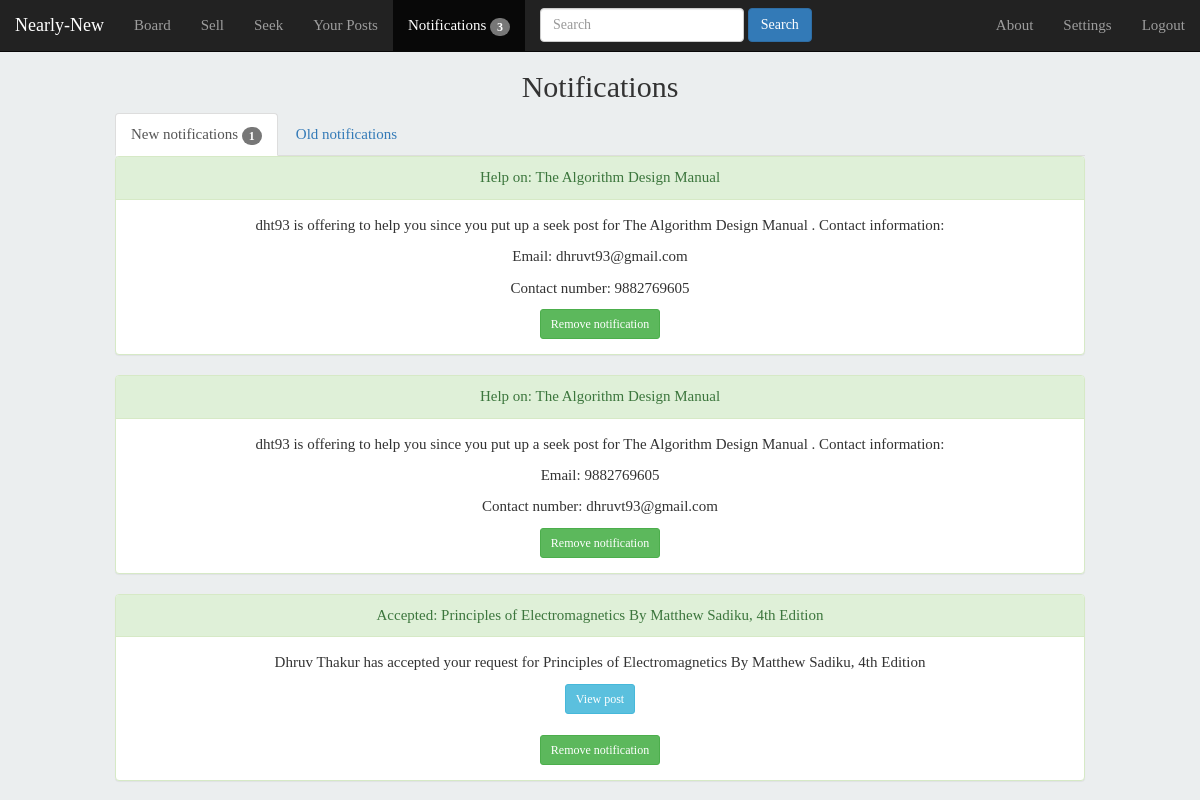
/notifications/ (signed in), run on the app's committed database.
### tables this page shows
CREATE TABLE help_out (help_id INTEGER NOT NULL PRIMARY KEY AUTOINCREMENT,tr_id NUMBER, helper_id NUMBER, helper_name TEXT, helped_id NUMBER, content TEXT, data_sent TEXT, ack TEXT);

CREATE TABLE requests (request_id INTEGER NOT NULL PRIMARY KEY AUTOINCREMENT, tr_id NUMBER, type_r TEXT, requestor NUMBER, requestor_name TEXT, recipient NUMBER, recipient_name TEXT, response TEXT, ack TEXT, content TEXT);

### main.py (the view)
@app.route('/notifications/')
@login_required
def notifications():
    cur,conn=connection()
    cur.execute('CREATE TABLE IF NOT EXISTS requests (request_id INTEGER NOT NULL PRIMARY KEY AUTOINCREMENT, tr_id NUMBER, type TEXT, requestor NUMBER, requestor_name TEXT, recipient NUMBER, recipient_name TEXT, response TEXT, ack TEXT, content TEXT)')
    conn.commit()
    cur.execute('CREATE TABLE IF NOT EXISTS help_out (help_id INTEGER NOT NULL PRIMARY KEY AUTOINCREMENT,tr_id NUMBER, helper_id NUMBER, helper_name TEXT, helped_id NUMBER, content TEXT, data_sent TEXT, ack TEXT)')
    conn.commit()
    cur.execute('SELECT * FROM requests WHERE recipient=? AND response=? ORDER BY request_id DESC',(session['user_id'],'NY'))
    recipient_new_notifs=cur.fetchall()
    cur.execute('SELECT * FROM requests WHERE recipient=? AND response=? OR response=? ORDER BY request_id DESC',(session['user_id'],'Y','N'))
    recipient_old_notifs=cur.fetchall()
    cur.execute('SELECT * FROM requests WHERE requestor=? AND ack=? ORDER BY request_id DESC',(session['user_id'],'NS'))
    requestor_new_notifs=cur.fetchall()
    cur.execute('SELECT * FROM requests WHERE requestor=? AND ack=? ORDER BY request_id DESC',(session['user_id'],'S'))
    requestor_old_notifs=cur.fetchall()
    cur.execute('SELECT help_id,helper_name, data_sent,content FROM help_out where helped_id=? AND ack=? ORDER BY help_id DESC',(session['user_id'],'NY'))
    helped_new=cur.fetchall()
    cur.execute('SELECT help_id,helper_name, data_sent,content FROM help_out where helped_id=? AND ack=? ORDER BY help_id DESC',(session['user_id'],'S'))
    helped_old=cur.fetchall()
    cur.close()
    conn.close()
    notif_count=get_notifs()
    return render_template('notifications.html',recipient_new_notifs=recipient_new_notifs,recipient_old_notifs=recipient_old_notifs,requestor_new_notifs=requestor_new_notifs,requestor_old_notifs=requestor_old_notifs,notif_count=notif_count,helped_new=helped_new,helped_old=helped_old)

### main.py (called while the page is built)
def login_required(f):
    @wraps(f)
    def wrap(*args, **kwargs):
        if 'logged_in' in session and session['verified']==True:
            return f(*args,**kwargs)
        else:
            return redirect (url_for('login_page'))
    return wrap

def connection():
    conn=sqlite3.connect('users.sqlite')
    cur=conn.cursor()
    return (cur,conn)

### templates/notifications.html (shortened to what this page needs)
{%extends 'header.html'%}
{%block notifications_active%}class="active"
{%endblock%}
{%block body%}
<div class="col-md-10 col-xs-12 col-md-offset-1" align="center">
  <h2 align="center">Notifications</h2>
  <ul class="nav nav-tabs">
    <li class="active"><a href="#new_notifs">New notifications {%if (recipient_new_notifs|length + requestor_new_notifs|length)>0%}<span class="badge">{{(recipient_new_notifs|length + requestor_new_notifs|length)}}</span>{%endif%}</a></li>
    <li><a href="#old_notifs">Old notifications</a></li>
    </ul>
    <div class="tab-content">
      <div id="new_notifs" class="tab-pane fade in active">
        {%if (recipient_new_notifs|length + requestor_new_notifs|length+helped_new|length)==0:%}
        <br><br><p align="center">Nothing new here</p>
        {%else:%}
        {%for el in helped_new%}
        <div class="panel panel-success">
          <div class="panel-heading">Help on: {{el[3]}}</div>
          <div class="panel-body" align="center">
            <p>{{el[1]}} is offering to help you since you put up a seek post for {{el[3]}}. Contact information:</p>
            {%if el[2].split(',')|length>1%}
            <p>Email: {{el[2].split(',')[0]}}</p>
              <p>Contact number: {{el[2].split(',')[1]}}</p>
              {%else%}
              <p>Email: {{el[2]}}</p>
              {%endif%}
            <a href="{{url_for('ack_help',help_id=el[0])}}" class="btn btn-success btn-sm" role="button">Remove notification</a>
        </div>
      </div>
        {%endfor%}
        {%for el in requestor_new_notifs%}
        {%if el[7]=='Y'%}
        <div class="panel panel-success">
          <div class="panel-heading">Accepted: {{el[9]}}</div>
          <div class="panel-body" align="center">
            <p>{{el[6]}} has accepted your request for {{el[9]}}</p>
            <a href="{{url_for('post',tr_id=el[1])}}" class="btn btn-info btn-sm" role="button">View post</a><br><br>
            <a href="{{url_for('ack_notif',request_id=el[0])}}" class="btn btn-success btn-sm" role="button">Remove notification</a>
          </div>
        </div>
        {%endif%}
        {%endfor%}
        {%endif%}
      </div>
  </div>
</div>
{%endblock%}

### templates/header.html (shortened to what this page needs)
<!DOCTYPE html>
<html>
<head>
<link rel="stylesheet" href="{{url_for('static',filename="css/bootstrap.css")}}" type="text/css">
<link rel="stylesheet" href="{{url_for('static',filename="css/body.css")}}" type="text/css">
</head>
<body {%if session.logged_in%} style="padding-top: 50px;"{%endif%}>
  {%if session.logged_in:%}
  <nav class="navbar navbar-default navbar-fixed-top navbar-inverse">
    <div class="container-fluid">
      <div class="navbar-header">
        <a class="navbar-brand" href="{{url_for('index')}}">Nearly-New</a>
      </div>
      <div class="collapse navbar-collapse" id="myNavBar">
        <ul class="nav navbar-nav">
          <li {%block board_active%}{%endblock%}><a href="{{url_for('board',num=1)}}">Board <span class="sr-only">(current)</span></a></li>
          <li {%block sell_active%}{%endblock%}><a href="{{url_for('sell')}}">Sell</a></li>
          <li {%block seek_active%}{%endblock%}><a href="{{url_for('seek')}}">Seek</a></li>
          <li {%block your_posts_active%}{%endblock%}><a href="{{url_for('your_posts')}}">Your Posts</a></li>
          <li {%block notifications_active%}{%endblock%}><a href="{{url_for('notifications')}}">Notifications&nbsp;{%if notif_count>0%}<span class="badge">{{notif_count}}</span>{%endif%}</a></li>
        </ul>
        <div id="md_nav">
        <form action="{{url_for('search')}}" class="navbar-form navbar-left" role="search" method='POST'>
        <div class="form-group">
          <input type="text" class="form-control" placeholder="Search" name="query" value={{request.form.query}}>
        </div>
        <button type="submit" class="btn btn-primary">Search</button>
      </form>
    </div>
        <ul class="nav navbar-nav navbar-right">
          <li {%block about_active%}{%endblock%}><a href="{{url_for('about')}}">About</a></li>
          <li {%block settings_active%}{%endblock%}><a href="{{url_for('settings')}}">Settings</a></li>
          <li><a href="{{url_for('logout')}}">Logout</a></li>
        </ul>
</div>
    </div>
  </nav>
  {%endif%}
{%block body%}
{%endblock%}
</body>
</html>

### static/css/body.css (style rules this page uses)
body { background-color:#EBEEEF; font-family:tahoma; font-size: 15px; }

### data on the page
help_out: content "The Algorithm Design Manual", helper_name "dht93", data_sent "dhruvt93@gmail.com", data_sent "9882769605"
help_out: content "The Algorithm Design Manual", helper_name "dht93", data_sent "9882769605", data_sent "dhruvt93@gmail.com"
requests: content "Principles of Electromagnetics By Matthew Sadiku, 4th Edition", recipient_name "Dhruv Thakur"

### other printed values
{{ notif_count }} "3"
{{ (recipient_new_notifs|length + requestor_new_notifs|length) }} "1"
